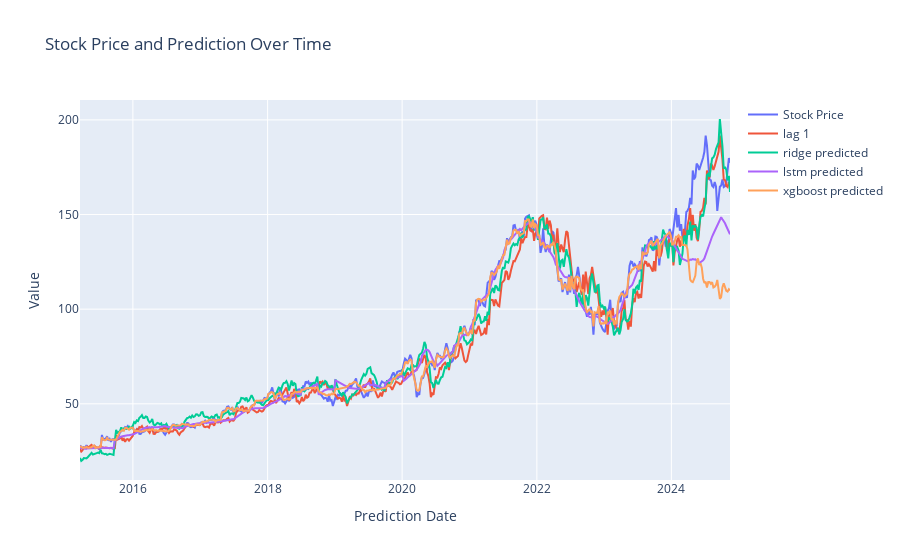

This figure's notebook cell:
### Markdown cell above
#### Visualizing all the model predictions

### Code cell
import plotly.express as px
import plotly.graph_objects as go
future_days=10
trace1 = go.Scatter(x=df_stock.index[time_step+future_days:], y=result_df['observed'], mode='lines', name='Stock Price')
trace2 = go.Scatter(x=df_stock.index[time_step+future_days:], y=result_df['lag_1'], mode='lines', name='lag 1')
trace3 = go.Scatter(x=df_stock.index[time_step+future_days:], y=result_df['ridge_predicted'], mode='lines', name='ridge predicted')
trace4 = go.Scatter(x=df_stock.index[time_step+future_days:], y=result_df['lstm_predicted'], mode='lines', name='lstm predicted')
trace5 = go.Scatter(x=df_stock.index[time_step+future_days:], y=result_df['xgb_predicted'], mode='lines', name='xgboost predicted')

# Create the layout
layout = go.Layout(
    title='Stock Price and Prediction Over Time',
    xaxis=dict(title='Prediction Date'),
    yaxis=dict(title='Value')
)

# Create the figure with both traces
fig = go.Figure(data=[trace1, trace2,trace3,trace4,trace5], layout=layout)

# Show the plot
fig.show()

### Figure 1 — Plotly figure (JSON) as saved in the notebook; plotly's stock layout.template omitted (floating-point values rounded to 4 significant figures; data arrays with more than 128 entries replaced by an {"elided": "..."} marker saying what was removed)
{"data": [{"mode": "lines", "name": "Stock Price", "type": "scatter", "x": {"elided": "505 str values"}, "y": {"elided": "505 float values"}}, {"mode": "lines", "name": "lag 1", "type": "scatter", "x": {"elided": "505 str values"}, "y": {"elided": "505 float values"}}, {"mode": "lines", "name": "ridge predicted", "type": "scatter", "x": {"elided": "505 str values"}, "y": {"elided": "505 float values"}}, {"mode": "lines", "name": "lstm predicted", "type": "scatter", "x": {"elided": "505 str values"}, "y": {"elided": "505 float values"}}, {"mode": "lines", "name": "xgboost predicted", "type": "scatter", "x": {"elided": "505 str values"}, "y": {"elided": "505 float values"}}], "layout": {"title": {"text": "Stock Price and Prediction Over Time"}, "xaxis": {"title": {"text": "Prediction Date"}}, "yaxis": {"title": {"text": "Value"}}}}
